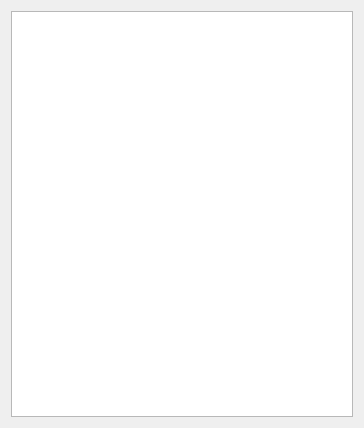
<?xml version="1.0" encoding="UTF-8"?>
<ui version="4.0">
 <class>DragAndDropTreeView</class>
 <widget class="QWidget" name="DragAndDropTreeView">
  <property name="geometry">
   <rect>
    <x>0</x>
    <y>0</y>
    <width>364</width>
    <height>428</height>
   </rect>
  </property>
  <property name="windowTitle">
   <string>Form</string>
  </property>
  <layout class="QGridLayout" name="gridLayout">
   <item row="0" column="0">
    <widget class="QTreeView" name="treeView"/>
   </item>
  </layout>
 </widget>
 <resources/>
 <connections/>
</ui>
